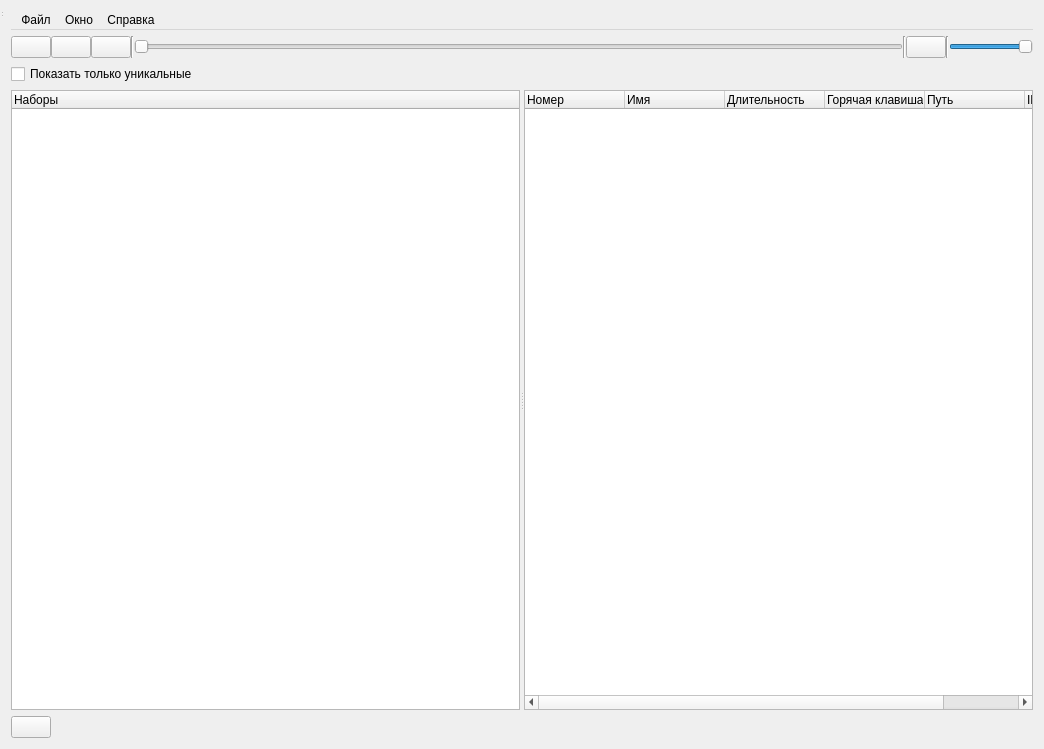
<?xml version="1.0" encoding="UTF-8"?>
<ui version="4.0">
 <class>MainWindow</class>
 <widget class="QWidget" name="MainWindow">
  <property name="windowModality">
   <enum>Qt::NonModal</enum>
  </property>
  <property name="geometry">
   <rect>
    <x>0</x>
    <y>0</y>
    <width>1044</width>
    <height>749</height>
   </rect>
  </property>
  <property name="minimumSize">
   <size>
    <width>0</width>
    <height>0</height>
   </size>
  </property>
  <property name="windowTitle">
   <string>MainWindow</string>
  </property>
  <property name="autoFillBackground">
   <bool>false</bool>
  </property>
  <property name="documentMode" stdset="0">
   <bool>false</bool>
  </property>
  <layout class="QGridLayout" name="gridLayout" rowstretch="0,1">
   <item row="0" column="0">
    <widget class="QMenuBar" name="menubar">
     <widget class="QMenu" name="file_menu">
      <property name="title">
       <string>Файл</string>
      </property>
      <addaction name="add_files"/>
      <addaction name="separator"/>
      <addaction name="add_new_list"/>
      <addaction name="load_new_list"/>
      <addaction name="save_cur_list"/>
      <addaction name="separator"/>
      <addaction name="quit"/>
     </widget>
     <widget class="QMenu" name="window_menu">
      <property name="title">
       <string>Окно</string>
      </property>
      <addaction name="show_maximized"/>
     </widget>
     <widget class="QMenu" name="info_menu">
      <property name="title">
       <string>Справка</string>
      </property>
      <addaction name="action_4"/>
     </widget>
     <addaction name="file_menu"/>
     <addaction name="window_menu"/>
     <addaction name="info_menu"/>
    </widget>
   </item>
   <item row="1" column="0">
    <layout class="QGridLayout" name="gridLayout_3" rowstretch="0,0,0,1,0,0,0,0">
     <item row="2" column="0">
      <widget class="QCheckBox" name="checkBox">
       <property name="text">
        <string>Показать только уникальные</string>
       </property>
      </widget>
     </item>
     <item row="1" column="0">
      <layout class="QHBoxLayout" name="utilsMenu" stretch="0,0,0,0,8,0,0,0,0">
       <property name="spacing">
        <number>0</number>
       </property>
       <property name="sizeConstraint">
        <enum>QLayout::SetFixedSize</enum>
       </property>
       <item>
        <widget class="QPushButton" name="playBtn_2">
         <property name="text">
          <string/>
         </property>
         <property name="icon">
          <iconset>
           <normalon>../icons/play.svg</normalon>
          </iconset>
         </property>
        </widget>
       </item>
       <item>
        <widget class="QPushButton" name="pauseBtn">
         <property name="text">
          <string/>
         </property>
         <property name="icon">
          <iconset>
           <normalon>../icons/pause.svg</normalon>
          </iconset>
         </property>
        </widget>
       </item>
       <item>
        <widget class="QPushButton" name="stopBtn">
         <property name="text">
          <string/>
         </property>
         <property name="icon">
          <iconset>
           <normalon>../icons/stop.svg</normalon>
          </iconset>
         </property>
        </widget>
       </item>
       <item>
        <widget class="Line" name="line">
         <property name="frameShadow">
          <enum>QFrame::Sunken</enum>
         </property>
         <property name="lineWidth">
          <number>1</number>
         </property>
         <property name="orientation">
          <enum>Qt::Vertical</enum>
         </property>
        </widget>
       </item>
       <item>
        <widget class="QSlider" name="trackSlider">
         <property name="enabled">
          <bool>true</bool>
         </property>
         <property name="sizePolicy">
          <sizepolicy hsizetype="MinimumExpanding" vsizetype="Fixed">
           <horstretch>0</horstretch>
           <verstretch>0</verstretch>
          </sizepolicy>
         </property>
         <property name="orientation">
          <enum>Qt::Horizontal</enum>
         </property>
        </widget>
       </item>
       <item>
        <widget class="Line" name="line_2">
         <property name="orientation">
          <enum>Qt::Vertical</enum>
         </property>
        </widget>
       </item>
       <item>
        <widget class="QPushButton" name="headphonesBtn">
         <property name="text">
          <string/>
         </property>
         <property name="icon">
          <iconset>
           <normaloff>../icons/open_headphones.svg</normaloff>
           <normalon>../icons/open_headphones.svg</normalon>../icons/open_headphones.svg</iconset>
         </property>
         <property name="checkable">
          <bool>false</bool>
         </property>
         <property name="autoDefault">
          <bool>false</bool>
         </property>
         <property name="default">
          <bool>false</bool>
         </property>
        </widget>
       </item>
       <item>
        <widget class="Line" name="line_3">
         <property name="orientation">
          <enum>Qt::Vertical</enum>
         </property>
        </widget>
       </item>
       <item>
        <widget class="QSlider" name="headphonesSlider">
         <property name="sizePolicy">
          <sizepolicy hsizetype="MinimumExpanding" vsizetype="Fixed">
           <horstretch>0</horstretch>
           <verstretch>0</verstretch>
          </sizepolicy>
         </property>
         <property name="maximum">
          <number>100</number>
         </property>
         <property name="value">
          <number>100</number>
         </property>
         <property name="orientation">
          <enum>Qt::Horizontal</enum>
         </property>
        </widget>
       </item>
      </layout>
     </item>
     <item row="7" column="0">
      <layout class="QHBoxLayout" name="footer">
       <property name="sizeConstraint">
        <enum>QLayout::SetFixedSize</enum>
       </property>
       <item>
        <widget class="QPushButton" name="playBtn">
         <property name="text">
          <string/>
         </property>
         <property name="icon">
          <iconset>
           <normalon>../icons/play.svg</normalon>
          </iconset>
         </property>
        </widget>
       </item>
       <item>
        <spacer name="bootomSpacer">
         <property name="orientation">
          <enum>Qt::Horizontal</enum>
         </property>
         <property name="sizeHint" stdset="0">
          <size>
           <width>40</width>
           <height>20</height>
          </size>
         </property>
        </spacer>
       </item>
      </layout>
     </item>
     <item row="3" column="0">
      <widget class="QSplitter" name="SoundPadDiv">
       <property name="orientation">
        <enum>Qt::Horizontal</enum>
       </property>
       <widget class="QTreeWidget" name="folders">
        <property name="sizePolicy">
         <sizepolicy hsizetype="Expanding" vsizetype="Preferred">
          <horstretch>0</horstretch>
          <verstretch>0</verstretch>
         </sizepolicy>
        </property>
        <property name="frameShape">
         <enum>QFrame::StyledPanel</enum>
        </property>
        <property name="editTriggers">
         <set>QAbstractItemView::NoEditTriggers</set>
        </property>
        <column>
         <property name="text">
          <string>Наборы</string>
         </property>
        </column>
       </widget>
       <widget class="QTreeWidget" name="sounds">
        <property name="editTriggers">
         <set>QAbstractItemView::NoEditTriggers</set>
        </property>
        <property name="selectionBehavior">
         <enum>QAbstractItemView::SelectRows</enum>
        </property>
        <column>
         <property name="text">
          <string>Номер</string>
         </property>
        </column>
        <column>
         <property name="text">
          <string>Имя</string>
         </property>
        </column>
        <column>
         <property name="text">
          <string>Длительность</string>
         </property>
        </column>
        <column>
         <property name="text">
          <string>Горячая клавиша</string>
         </property>
        </column>
        <column>
         <property name="text">
          <string>Путь</string>
         </property>
        </column>
        <column>
         <property name="text">
          <string>ID</string>
         </property>
        </column>
       </widget>
      </widget>
     </item>
    </layout>
   </item>
  </layout>
  <widget class="QStatusBar" name="statusbar">
   <property name="geometry">
    <rect>
     <x>0</x>
     <y>0</y>
     <width>3</width>
     <height>18</height>
    </rect>
   </property>
  </widget>
  <action name="add_files">
   <property name="text">
    <string>Добавить звуковые файлы</string>
   </property>
  </action>
  <action name="add_new_list">
   <property name="text">
    <string>Новый список звуков</string>
   </property>
  </action>
  <action name="action_4">
   <property name="text">
    <string>Инструкция</string>
   </property>
  </action>
  <action name="load_new_list">
   <property name="text">
    <string>Загрузить список звуков</string>
   </property>
  </action>
  <action name="save_cur_list">
   <property name="text">
    <string>Сохранить свой список звуков</string>
   </property>
  </action>
  <action name="show_stats">
   <property name="text">
    <string>Показать общий счетчик воспроизведения</string>
   </property>
  </action>
  <action name="delete_stats">
   <property name="text">
    <string>Обнулить общий счетчик воспроизведения</string>
   </property>
  </action>
  <action name="settings">
   <property name="text">
    <string>Настройки</string>
   </property>
  </action>
  <action name="quit">
   <property name="text">
    <string>Выход</string>
   </property>
  </action>
  <action name="show_maximized">
   <property name="text">
    <string>Максимизировать окно</string>
   </property>
  </action>
  <action name="show_minimizied">
   <property name="text">
    <string>Минимизировать окно</string>
   </property>
  </action>
  <action name="mix_tracks">
   <property name="text">
    <string>Перемешать список</string>
   </property>
  </action>
 </widget>
 <resources/>
 <connections/>
</ui>
